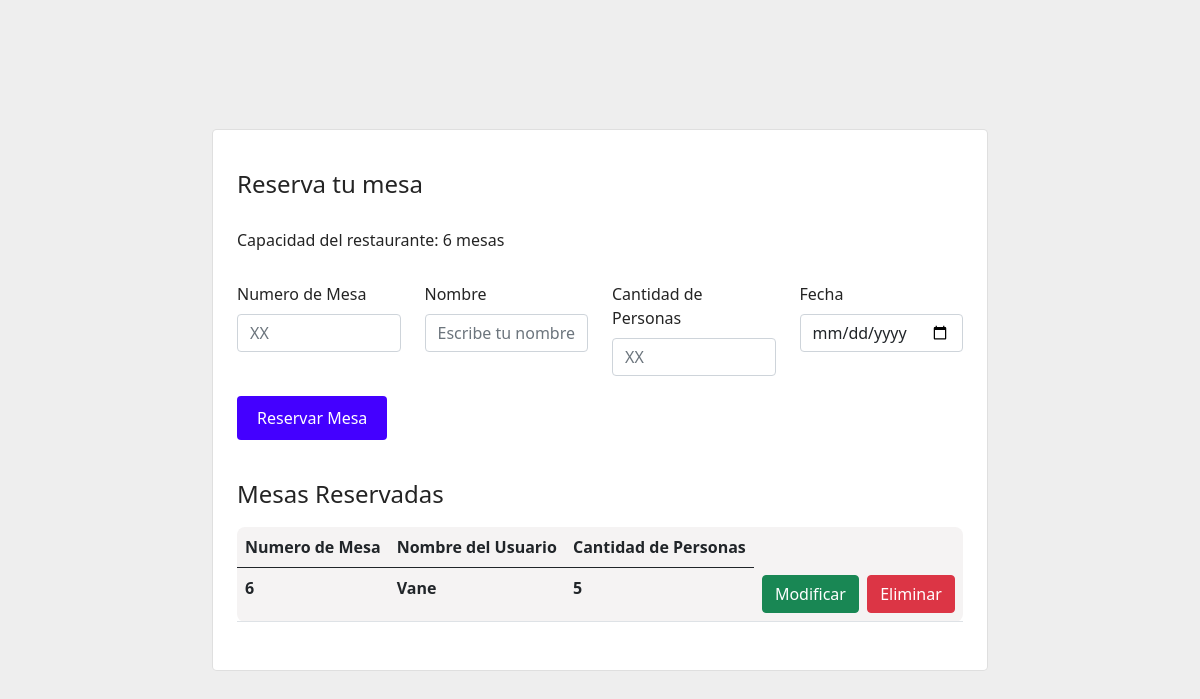
Before: / with the older database file.
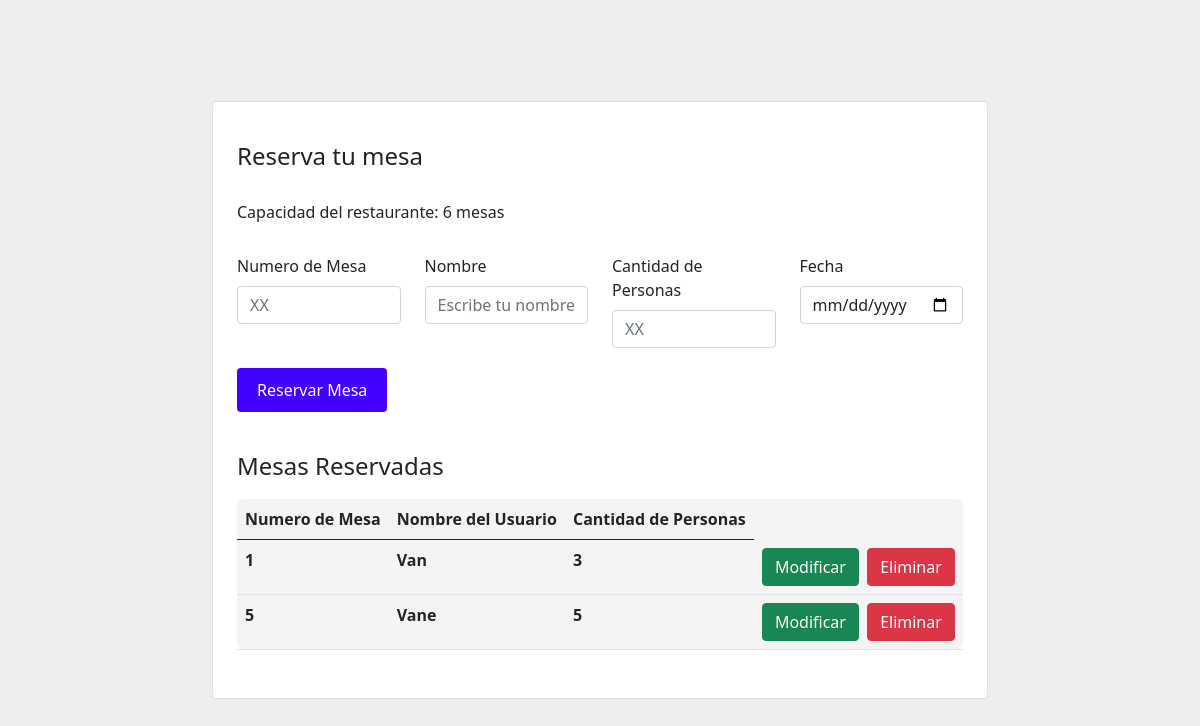
After: the same page with the newer database file.
### app.py (models this page shows, shortened)
class Reserva(db.Model):
    id = db.Column(db.Integer, primary_key=True)
    mesa = db.Column(db.Integer, unique=False, nullable=False)
    username = db.Column(db.String(80), unique=True, nullable=False)
    cantidad_personas = db.Column(db.Integer, unique=False, nullable=False)
    """ fecha_reserva = db.Column(db.Date, nullable=False) """

### app.py (the view)
@app.route('/')
def index():
    reservas = db.session.query(Reserva).all()
    return render_template ('index.html', reservas = reservas)

### templates/index.html (shortened to what this page needs)
{% extends './layout.html' %}
{% block body %}
    <section class="vh-100" style="background-color: #eee;">
        <div class="container-xxl py-2 h-100">
            <div class="row d-flex justify-content-center align-items-center h-100">
                <div class="col col-lg-8 col-xl-8">
                    <div class="card rounded-3">
                        <div class="card-body p-4">
                            <h4 class="text-left my-3 pb-3">Reserva tu mesa</h4>
                            <h6 class="text-left my-3 pb-3">Capacidad del restaurante: 6 mesas</h6>
                            <form class="row" action="/add" method="post">
                                <div class="col-3">
                                    <div class="form-outline">
                                        <label for="mesa" class="form-label">Numero de Mesa</label>
                                        <input type="text" id="mesa" name="mesa" class="form-control" placeholder="XX">
                                    </div>
                                </div>
                                <div class="col-3">
                                    <div class="form-outline">
                                        <label for="username" class="form-label">Nombre</label>
                                        <input type="text" id="username" name="username" class="form-control" placeholder="Escribe tu nombre">
                                    </div>
                                </div>
                                 <div class="col-3">
                                    <div class="form-outline">
                                        <label for="cantidad_personas" class="form-label">Cantidad de Personas</label>
                                        <input type="text" id="cantidad_personas" name="cantidad_personas" class="form-control" placeholder="XX">
                                    </div>
                                </div>
                                <div class="col-3">
                                    <div class="form-outline">
                                        <label for="fecha_reserva" class="form-label">Fecha</label>
                                        <input type="date" id="fecha_reserva" name="fecha_reserva" class="form-control custom-date-input">
                                    </div>
                                </div>
                                <div class="col-6">
                                    <button type="submit" class="button-custom">Reservar Mesa</button>
                                </div>
                            </form>
                            <table class="table mb-4">
                                <thead>
                                <h4 class="text-left">Mesas Reservadas</h4>
                                    <tr>
                                        <th scope="col">Numero de Mesa</th>
                                        <th scope="col">Nombre del Usuario</th>
                                        <th scope="col">Cantidad de Personas</th>
                                    </tr>
                                </thead>
                                <tbody>
                                    {% for reserva in reservas %}
                                    <tr>
                                        <th scope="row">{{reserva.mesa}}</th>
                                        <th scope="row">{{reserva.username}}</th>
                                        <th scope="row">{{reserva.cantidad_personas}}</th>
                                        <td>
                                            <a class="btn btn-success" href="/modificar/{{reserva.id}}">Modificar</a>
                                            <a class="btn btn-danger ms-1" href="/eliminar/{{reserva.id}}" onclick="return confirm('¿Estás seguro de que deseas eliminar esta reserva?');">Eliminar</a>
                                        </td>
                                    </tr>
                                    {% endfor %}
                                </tbody>
                            </table>
                        </div>
                    </div>
                </div>
            </div>
        </div>
    </section>
{% endblock %}

### templates/layout.html (shortened to what this page needs)
<!DOCTYPE html>
<html lang="en">
<head>
    <link rel="stylesheet" href="/static/css/style.css">
    <link rel="stylesheet" href="https://cdn.jsdelivr.net/npm/bootstrap@5.0.2/dist/css/bootstrap.min.css">
</head>
<body>
    {% block body %}
    {% endblock %}
</body>
</html>

### static/css/style.css (style rules this page uses)
.button-custom { margin-top: 20px; padding: 10px 20px; background-color: #4400ff; border-radius: 4px; color: white; border: none; }
.vh-100 { background-color: #ff5100; color: rgb(36, 36, 36); }
.table { background-color: #f5f3f3; margin-top: 18px; border-radius: 8px 8px 8px 8px; }
.text-left { margin-top: 40px; }

Changed rows visible on the page:
removed Reserva: mesa "6", username "Vane", cantidad_personas "5"
added Reserva: mesa "1", username "Van", cantidad_personas "3"
added Reserva: mesa "5", username "Vane", cantidad_personas "5"
